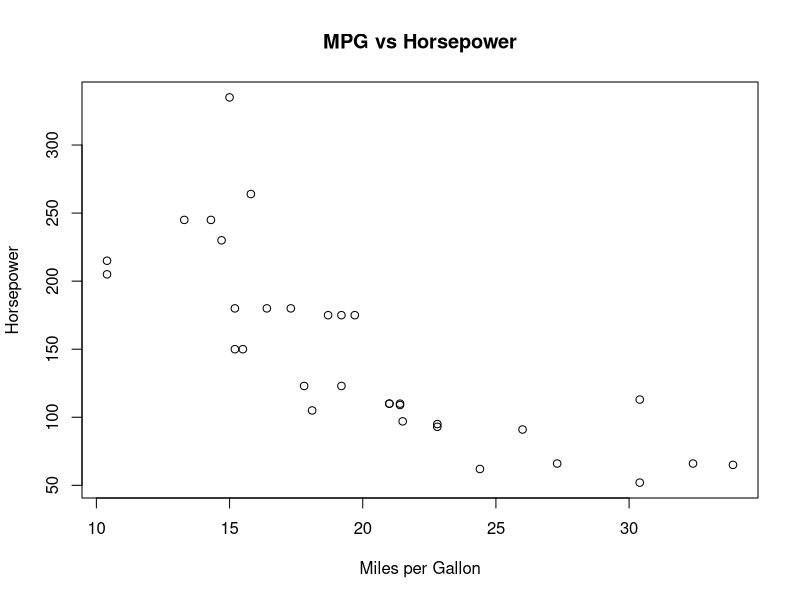

Reproduce this figure in R.
# Load data
data(mtcars)

# Create a simple plot
plot(mtcars$mpg, mtcars$hp,
     xlab = "Miles per Gallon",
     ylab = "Horsepower",
     main = "MPG vs Horsepower")
# This is a new line
# This is another line
